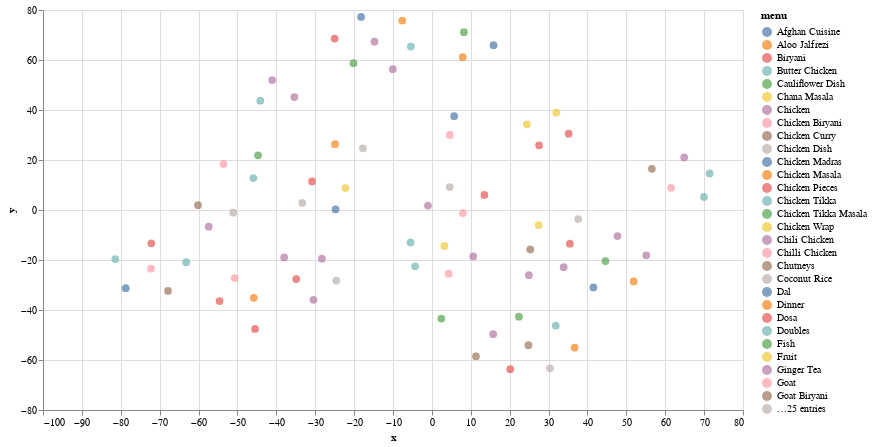

Notebook source saved alongside this figure:
### Code cell
chart = alt.Chart(df).mark_circle(size=60).encode(
    x='x',
    y='y',
    color='menu',
    tooltip=['restaurant', 'menu']
).properties(width=700, height=400)
chart.save('node2vec-color.json')
chart

### Figure 1 — Vega-Lite specification as saved in the notebook (floating-point values rounded to 4 significant figures)
{"config": {"view": {"continuousWidth": 400, "continuousHeight": 300}}, "data": {"name": "data-b352e6a1621871c95dd6a11c5b3cf4fc"}, "mark": {"type": "circle", "size": 60}, "encoding": {"color": {"type": "nominal", "field": "menu"}, "tooltip": [{"type": "nominal", "field": "restaurant"}, {"type": "nominal", "field": "menu"}], "x": {"type": "quantitative", "field": "x"}, "y": {"type": "quantitative", "field": "y"}}, "height": 400, "width": 700, "$schema": "https://vega.github.io/schema/vega-lite/v4.8.1.json", "datasets": {"data-b352e6a1621871c95dd6a11c5b3cf4fc": [{"restaurant": "Silver Spoon", "menu": "Chicken Biryani", "x": 7.987, "y": -1.233}, {"restaurant": "Silver Spoon", "menu": "Chicken", "x": -1.012, "y": 1.788}, {"restaurant": "Silver Spoon", "menu": "Chicken Pieces", "x": 13.51, "y": 6.006}, {"restaurant": "Silver Spoon", "menu": "Sauce", "x": 4.592, "y": 9.154}, {"restaurant": "Silver Spoon", "menu": "Nihari", "x": -50.72, "y": -27.23}, {"restaurant": "Silver Spoon", "menu": "Dinner", "x": -45.8, "y": -35.12}, {"restaurant": "Silver Spoon", "menu": "Biryani", "x": -54.6, "y": -36.4}, {"restaurant": "Silver Spoon", "menu": "Chicken Biryani", "x": 61.5, "y": 8.868}, {"restaurant": "Silver Spoon", "menu": "Butter Chicken", "x": 69.97, "y": 5.222}, {"restaurant": "Silver Spoon", "menu": "Naan", "x": 64.87, "y": 21.03}, {"restaurant": "Silver Spoon", "menu": "Goat Biryani", "x": 56.56, "y": 16.46}, {"restaurant": "Silver Spoon", "menu": "Butter Chicken", "x": 71.42, "y": 14.62}, {"restaurant": "Silver Spoon", "menu": "Naan", "x": -41.08, "y": 51.96}, {"restaurant": "Silver Spoon", "menu": "Chicken", "x": -35.37, "y": 45.15}, {"restaurant": "Silver Spoon", "menu": "Roll", "x": -44.12, "y": 43.73}, {"restaurant": "Spice South", "menu": "Dal", "x": -78.73, "y": -31.3}, {"restaurant": "Spice South", "menu": "Chicken Curry", "x": -67.86, "y": -32.36}, {"restaurant": "Spice South", "menu": "Sambar", "x": -72.25, "y": -23.49}, {"restaurant": "Spice South", "menu": "Masala Curry", "x": -81.42, "y": -19.62}, {"restaurant": "Spice South", "menu": "Veg Biryani", "x": -63.19, "y": -20.87}, {"restaurant": "Spice South", "menu": "Rice", "x": -72.15, "y": -13.31}, {"restaurant": "Bombay Buffet Indian Cuisine", "menu": "Naan", "x": 10.62, "y": -18.57}, {"restaurant": "Bombay Buffet Indian Cuisine", "menu": "Chicken Tikka", "x": -5.496, "y": -12.98}, {"restaurant": "Bombay Buffet Indian Cuisine", "menu": "Chicken Biryani", "x": 4.322, "y": -25.49}, {"restaurant": "Bombay Buffet Indian Cuisine", "menu": "Fruit", "x": 3.205, "y": -14.36}, {"restaurant": "Bombay Buffet Indian Cuisine", "menu": "Butter Chicken", "x": -4.311, "y": -22.5}, {"restaurant": "Canbe Foods", "menu": "Masala Dosa", "x": 2.437, "y": -43.42}, {"restaurant": "Red Chillez", "menu": "Saag Paneer", "x": 31.98, "y": 38.95}, {"restaurant": "Red Chillez", "menu": "Dosa", "x": 35.18, "y": 30.54}, {"restaurant": "Red Chillez", "menu": "Chana Masala", "x": 24.44, "y": 34.25}, {"restaurant": "Red Chillez", "menu": "Rice", "x": 27.57, "y": 25.86}, {"restaurant": "Lena's Roti & Doubles", "menu": "Roti", "x": -44.71, "y": 21.88}, {"restaurant": "Lena's Roti & Doubles", "menu": "Doubles", "x": -45.91, "y": 12.78}, {"restaurant": "Lena's Roti & Doubles", "menu": "Goat", "x": -53.59, "y": 18.43}, {"restaurant": "Tangra Villa Hakka Chinese Cuisine", "menu": "Chili Chicken", "x": -57.39, "y": -6.697}, {"restaurant": "Tangra Villa Hakka Chinese Cuisine", "menu": "Pakora", "x": -51.09, "y": -1.084}, {"restaurant": "Tangra Villa Hakka Chinese Cuisine", "menu": "Noodles", "x": -60.15, "y": 1.918}, {"restaurant": "Haveli Restaurant", "menu": "Mango Lassi", "x": 7.941, "y": 61.14}, {"restaurant": "Haveli Restaurant", "menu": "Chicken Tikka Masala", "x": 8.237, "y": 71.12}, {"restaurant": "Haveli Restaurant", "menu": "Mango", "x": 15.86, "y": 65.92}, {"restaurant": "Afghan Cuisine", "menu": "Chicken Wrap", "x": -22.25, "y": 8.786}, {"restaurant": "Afghan Cuisine", "menu": "Sauce", "x": -33.33, "y": 2.812}, {"restaurant": "Afghan Cuisine", "menu": "Rice", "x": -30.82, "y": 11.43}, {"restaurant": "Afghan Cuisine", "menu": "Afghan Cuisine", "x": -24.77, "y": 0.215}, {"restaurant": "Soma Grill", "menu": "Salad", "x": 55.13, "y": -18.13}, {"restaurant": "Soma Grill", "menu": "Naan", "x": 47.7, "y": -10.4}, {"restaurant": "Soma Grill", "menu": "Chicken Tikka Masala", "x": 44.62, "y": -20.43}, {"restaurant": "Soma Grill", "menu": "Chicken Madras", "x": 41.52, "y": -30.96}, {"restaurant": "Soma Grill", "menu": "Soma Grill", "x": 51.89, "y": -28.59}, {"restaurant": "Watan Kabob", "menu": "Chicken Dish", "x": -24.59, "y": -28.21}, {"restaurant": "Watan Kabob", "menu": "Naan", "x": -28.28, "y": -19.5}, {"restaurant": "Watan Kabob", "menu": "Salad", "x": -30.45, "y": -35.94}, {"restaurant": "Watan Kabob", "menu": "Rice", "x": -34.89, "y": -27.64}, {"restaurant": "Watan Kabob", "menu": "Chicken", "x": -37.98, "y": -18.98}, {"restaurant": "Hakka Town", "menu": "Chilli Chicken", "x": 4.6, "y": 30.04}, {"restaurant": "Hakka Town", "menu": "Scheshwan Chicken", "x": 5.721, "y": 37.53}, {"restaurant": "Hyderabad House Arizona", "menu": "Biryani", "x": -45.46, "y": -47.57}, {"restaurant": "Supreme Dosa", "menu": "Samosa", "x": 25.3, "y": -15.79}, {"restaurant": "Supreme Dosa", "menu": "Chicken", "x": 33.88, "y": -22.88}, {"restaurant": "Supreme Dosa", "menu": "Mango Lassie", "x": 35.48, "y": -13.46}, {"restaurant": "Supreme Dosa", "menu": "Mutton Koththu", "x": 27.46, "y": -6.027}, {"restaurant": "Supreme Dosa", "menu": "Coconut Rice", "x": 37.64, "y": -3.619}, {"restaurant": "Supreme Dosa", "menu": "Ginger Tea", "x": 24.94, "y": -26.06}, {"restaurant": "Tamarind - The Indian Kitchen", "menu": "Chicken", "x": -14.75, "y": 67.31}, {"restaurant": "Tamarind - The Indian Kitchen", "menu": "Paneer", "x": -18.21, "y": 77.2}, {"restaurant": "Tamarind - The Indian Kitchen", "menu": "Rice", "x": -25.02, "y": 68.6}, {"restaurant": "Tamarind - The Indian Kitchen", "menu": "Fish", "x": -20.16, "y": 58.74}, {"restaurant": "Tamarind - The Indian Kitchen", "menu": "Aloo Jalfrezi", "x": -7.617, "y": 75.78}, {"restaurant": "Tamarind - The Indian Kitchen", "menu": "Naan", "x": -10.05, "y": 56.3}, {"restaurant": "Tamarind - The Indian Kitchen", "menu": "Butter Chicken", "x": -5.423, "y": 65.36}, {"restaurant": "Armaan Taste of India", "menu": "Chicken Masala", "x": -24.91, "y": 26.32}, {"restaurant": "Armaan Taste of India", "menu": "Lamb", "x": -17.75, "y": 24.7}, {"restaurant": "Matka Indian Cuisine", "menu": "Cauliflower Dish", "x": 22.37, "y": -42.69}, {"restaurant": "Matka Indian Cuisine", "menu": "Naan", "x": 15.76, "y": -49.7}, {"restaurant": "Matka Indian Cuisine", "menu": "Papad", "x": 36.7, "y": -55.04}, {"restaurant": "Matka Indian Cuisine", "menu": "Chutneys", "x": 11.33, "y": -58.54}, {"restaurant": "Matka Indian Cuisine", "menu": "Pakora", "x": 30.36, "y": -63.31}, {"restaurant": "Matka Indian Cuisine", "menu": "Tikka Masala", "x": 20.15, "y": -63.66}, {"restaurant": "Matka Indian Cuisine", "menu": "Goat Biryani", "x": 24.82, "y": -54.08}, {"restaurant": "Matka Indian Cuisine", "menu": "Butter Chicken", "x": 31.84, "y": -46.27}]}}
